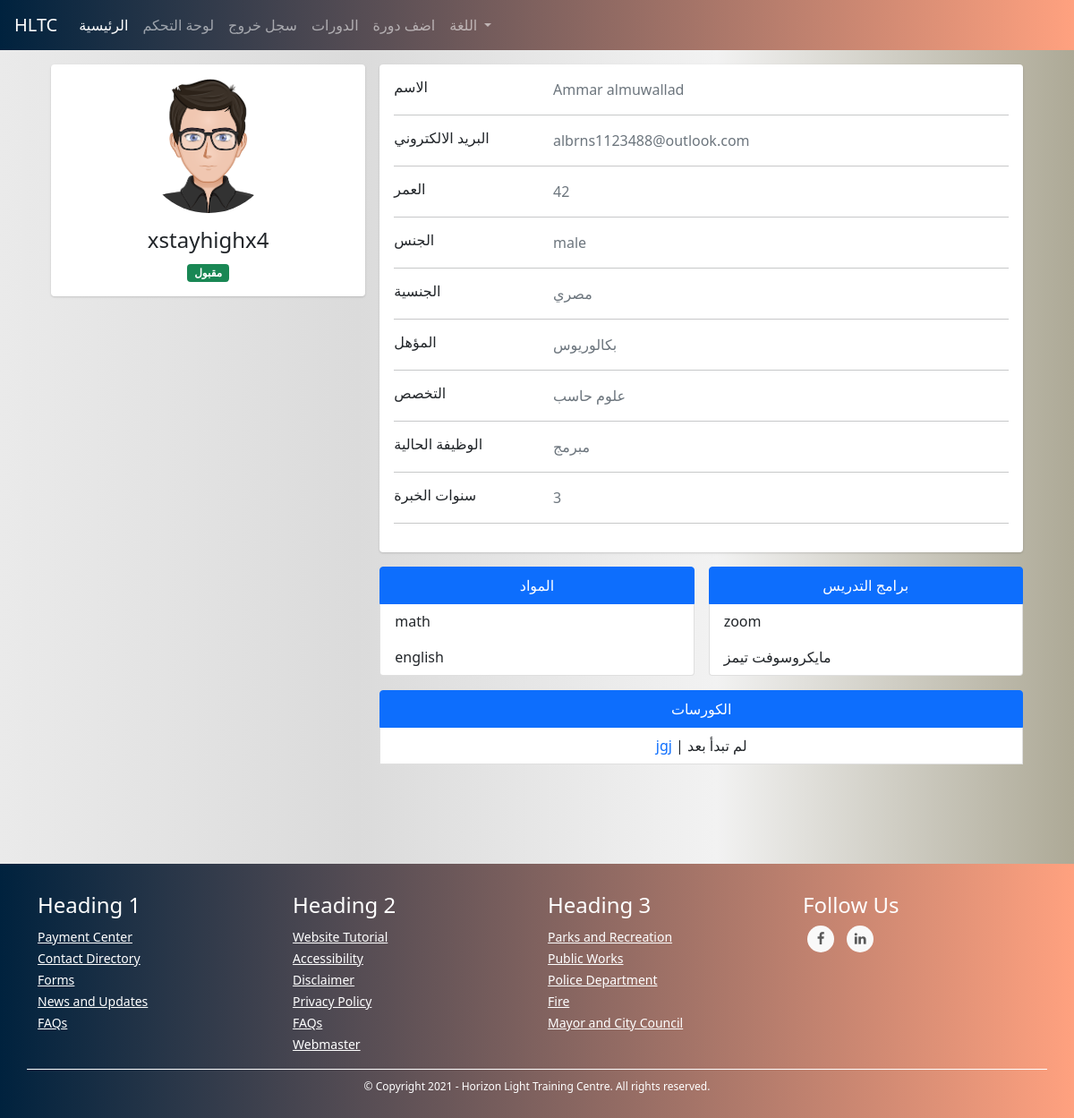
Before: /admins/user/3 (signed in) with the older database file.
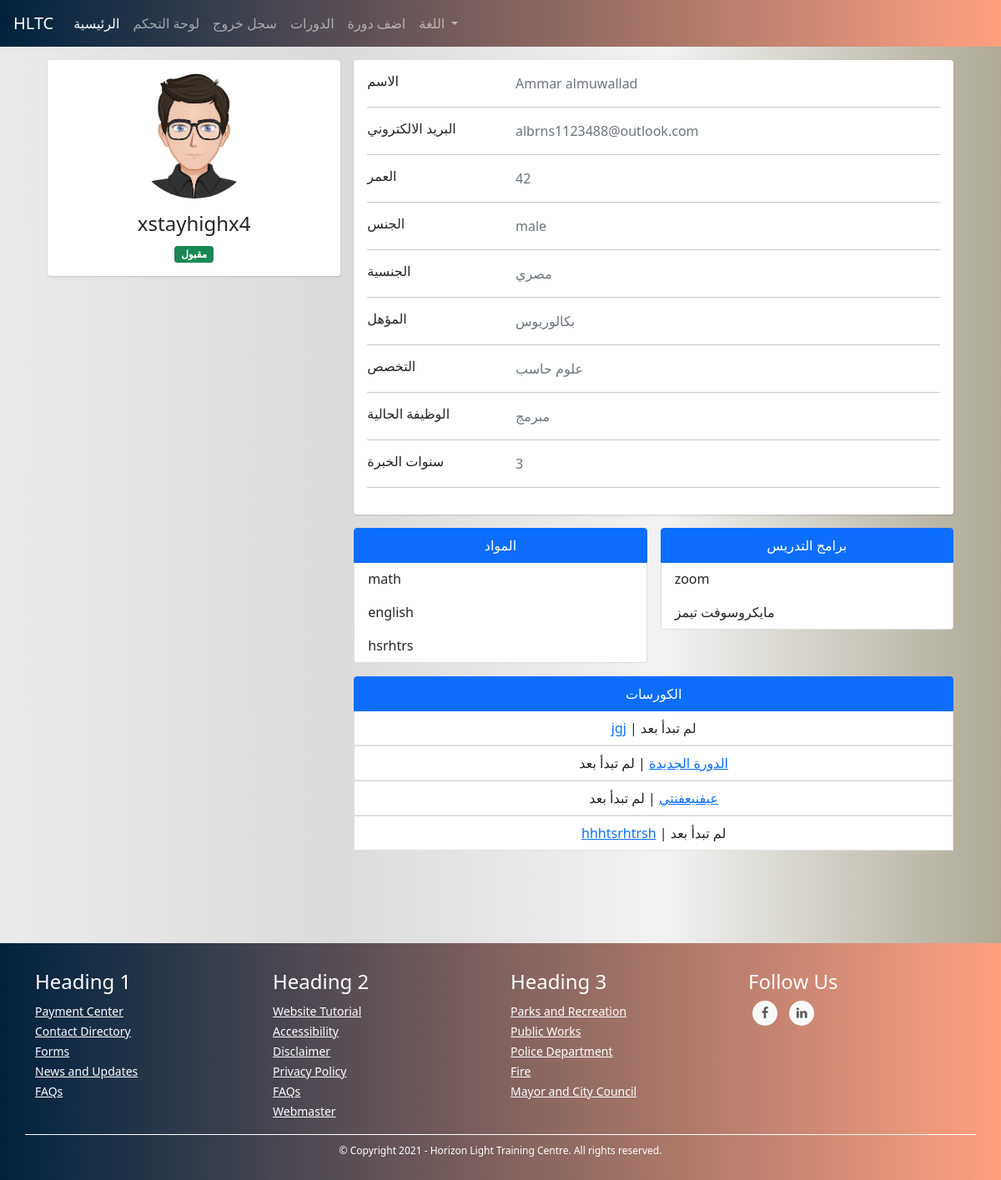
After: the same page with the newer database file.
### TUTOR/models.py (models this page shows, shortened)
class CourseModel(db.Model):
    id = db.Column(db.Integer, primary_key=True)
    name = db.Column(db.String(130), nullable=False)
    description = db.Column(db.String(1000), nullable=False)
    subject = db.Column(db.String(), nullable=False)
    price = db.Column(db.Integer, nullable=False)
    min_students = db.Column(db.Integer, nullable=False)
    max_students = db.Column(db.Integer, nullable=False)
    currency = db.Column(db.String(3), nullable=False)
    began = db.Column(db.Boolean, nullable=False, default=False)
    ended = db.Column(db.Boolean, nullable=False, default=False)
    course_type = db.Column(db.Integer, nullable=False) # 1 for start when min number # 2 for start with min and date
    _period = db.Column(db.Integer, nullable=True) # days
    _start_date = db.Column(db.DateTime, nullable=True)
    _end_date = db.Column(db.DateTime, nullable=True)
    links = db.Column(db.String(), nullable=False) # {"zoom": "link", ....}
    weekly_time_table_json  = db.Column(db.String(1000), nullable=False) # {"saturday": {"from": ..., "to": ...}, ...}
    _state = db.Column(db.String(), nullable=False, default=json.dumps({"state_code": 1, "state_string": "لم تبدأ بعد", "allowed_actions": ["join", "view", "start", "cancel"]})) # {"state_code": 2, "state_string": "قائم", "allowed_actions": ["view", "end"]} {"state_code": 3, "state_string": "انتهى", "allowed_actions": ["delete"]} {"state_code": 4, "state_string": "ملغي", "allowed_actions": ["delete"]}
    number_of_students_paid = db.Column(db.Integer, nullable=False, default=0)
    have_sent_first_payment_emails = db.Column(db.Boolean, nullable=False, default=False)
    created_by_admin = db.Column(db.Boolean, nullable=False)
    creation_date = db.Column(db.DateTime, nullable=False, default=datetime.utcnow)
    payment_model = db.relationship('PaymentModel', backref='course', uselist=False)
    tutor_data_model_id = db.Column(db.Integer, db.ForeignKey('tutor_data_model.id'),
        nullable=False)
    @property
    def state(self): # hold the course's state for example (is it runnung or hasn't began yet...) this helps with determaning what to do with the couse next for example (if it's running we should look into if it should end)
        return json.loads(self._state)
    def start(self):
        self.began = True
        self._state = json.dumps({"state_code": 2, "state_string": "قائم", "allowed_actions": ["view", "end"]})
        if self.course_type == 1:
            now = datetime.date(datetime.utcnow())
            self._start_date = now
            self._end_date = now + timedelta(days=self.period)
        db.session.commit()
        for sdm in self.students: # the paymetn is when a student joins not when the course begins bcz the course wont begin if students didn't pay
            send_student_course_start_email(sdm.user, self)
        send_tutor_course_start_email(self.tutor.user, self)
        return True
    def end(self):
        self.ended = True
        self._state = json.dumps({"state_code": 3, "state_string": "انتهى", "allowed_actions": ["delete"]})
        db.session.commit()
        for sdm in self.students:
            send_student_course_ended_email(sdm.user, self)
        send_tutor_course_ended_email(self.tutor.user, self)
        return True
    def cancel(self):
        self._state = json.dumps({"state_code": 4, "state_string": "ملغي", "allowed_actions": ["delete"]})
        db.session.commit()
        self.payment_model.refund_all()
        for sdm in self.students:
            send_student_course_canceled_email(sdm.user, self)
        send_tutor_course_canceled_email(self.tutor.user, self)

### TUTOR/ADMINISTRATION/routes.py (the view)
@admins_blueprint.route("/admins/user/<user_id>", methods=["GET"])
@login_required(ADMIN_TYPES)
def user_detailed_view(user_id): # admin only
    user = UserModel.query.get(user_id)
    user_type = user.user_type
    if user_type == "tutor":
        return render_template("admins/users/new_tutor.html", user=user)
    elif user_type == "student":
        return render_template("admins/users/new_student.html", user=user)
    elif user_type in ADMIN_TYPES:
        return render_template("admins/users/new_admin.html", user=user)

### TUTOR/ADMINISTRATION/routes.py (called while the page is built)
@admins_blueprint.context_processor
def utility_processor():
    return dict(get_language_text=LngObj.get_language_text, get_current_page_language_list=LngObj.get_current_page_language_list, languages=LANGUAGES, admin_types=ADMIN_TYPES, settings=SiteSettingsModel.instance())

### TUTOR/models.py (called while the page is built)
@login_manager.user_loader
def load_user(user_id):
    return UserModel.query.get(int(user_id))

    @property
    def full_name(self):
        return self.first_name + " " + self.last_name

    @property
    def gender(self):
        return "male" if self._gender else "female"

    @property
    def age(self):
        return int((datetime.date(datetime.utcnow()) - datetime.date(self.date_of_birth)).days / 365)

    @property
    def subjects(self):
        return json.loads(self._subjects)

    @property
    def tools_used_for_online_tutoring(self):
        return json.loads(self._tools_used_for_online_tutoring)

    @classmethod
    def instance(cls):
        return cls.query.get(1)

### TUTOR/templates/admins/users/new_tutor.html (shortened to what the changed rows need)
{% extends "template.html" %}
{% block content %}
<link rel="stylesheet" href="{{ url_for('static', filename='css/students/profile.css') }}">
<div class="container">
    <div class="main-body">
          <div class="row gutters-sm">
            <div class="col-md-8">
              <div class="row gutters-sm">
                <div class="col-sm-6 mb-3">
                    <ul class="list-group">
                        <li class="list-group-item active" aria-current="true"><center>المواد</center></li>
                        {% for subject in user.tutor_data_model.subjects %}
                        <li class="list-group-item">{{ subject }}</li>
                        {% endfor %}
                      </ul>
                </div>
                <div class="col-sm-6 mb-3">
                    <ul class="list-group">
                        <li class="list-group-item active" aria-current="true"><center>برامج التدريس</center></li>
                        {% for tool in user.tutor_data_model.tools_used_for_online_tutoring %}
                        <li class="list-group-item">{{ tool }}</li>
                        {% endfor %}
                      </ul>
                </div>
              <div class="col-sm-12 mb-6">
                <ul class="list-group">
                    {% for course in user.tutor_data_model.courses %}
                    <center><li class="list-group-item"><a href="{{ url_for('courses_blueprint.course', course_id=course.id) }}">{{ course.name }}</a> | {{ course.state.state_string }}</li></center>
                    {% endfor %}
                  </ul>
            </div>
        </div>
            </div>
          </div>
        </div>
    </div>
    <br><br><br><br>
{% endblock %}

Changed rows visible on the page:
added CourseModel: name "الدورة الجديدة", state.state_string "لم تبدأ بعد"
added CourseModel: name "عيفنيعفنتي", state.state_string "لم تبدأ بعد"
added CourseModel: name "hhhtsrhtrsh", state.state_string "لم تبدأ بعد"
Other visible differences:
new list line: "hsrhtrs"
